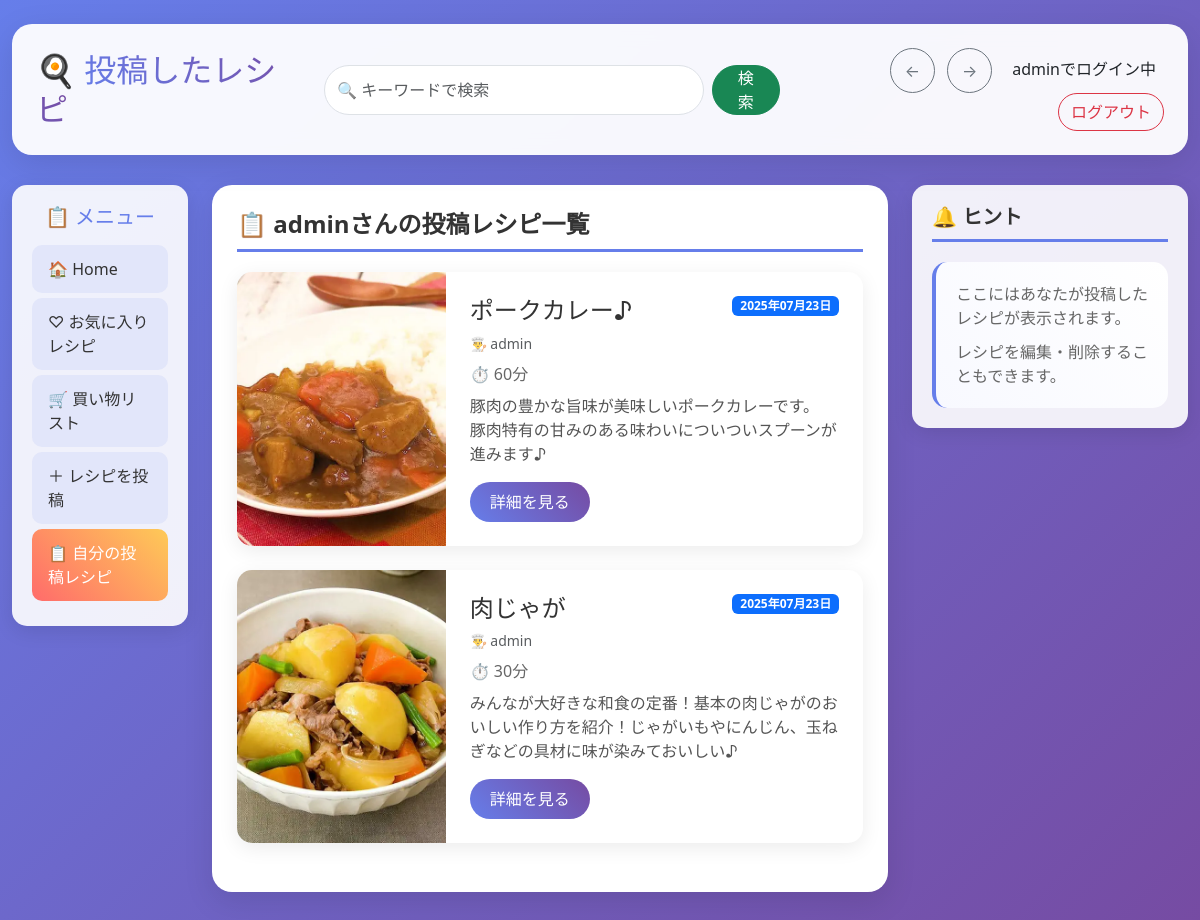
The app's page /my_recipes/ (signed in) with its own data.
### reciprs/models.py (models this page shows, shortened)
class Recipe(models.Model):
    title = models.CharField("タイトル", max_length=100)
    cooking_time = models.IntegerField("調理時間（分）")
    message = models.TextField("投稿者からの一言")
    image = models.ImageField("画像", upload_to='recipe_images/')
    created_at = models.DateTimeField(auto_now_add=True)
    author = models.ForeignKey(User, on_delete=models.CASCADE)
    favorited_by = models.ManyToManyField(User, related_name='favorite_recipes', blank=True)

### reciprs/views.py (the view)
# urls.py: path('my_recipes/', views.my_recipes, name='my_recipes'),
@login_required
def my_recipes(request):
    recipes = Recipe.objects.filter(author=request.user).order_by('-created_at')
    return render(request, 'reciprs/my_recipes.html', {'recipes': recipes})

### templates/reciprs/my_recipes.html (shortened to what this page needs)
{% load static %}
{% load django_bootstrap5 %}
<!DOCTYPE html>
<html lang="ja">
<head>
    {% bootstrap_css %}
</head>
<body class="main-bg">
<div class="container-fluid py-4">
    <div class="header-card p-4">
        <div class="row align-items-center">
            <div class="col-md-3">
                <h2 class="mb-0">🍳 <span style="background: linear-gradient(45deg, #667eea, #764ba2); -webkit-background-clip: text; -webkit-text-fill-color: transparent;">投稿したレシピ</span></h2>
            </div>
            <div class="col-md-5">
                <form class="d-flex" method="get" action="{% url 'search_recipes' %}">
                    <input type="search" name="q" class="form-control me-2" placeholder="🔍 キーワードで検索" value="{{ request.GET.q }}" style="border-radius: 25px;">
                    <button class="btn btn-success" type="submit" style="border-radius: 25px; padding: 0 20px;">検索</button>
                </form>
            </div>
            <div class="col-md-4 text-end">
                <button type="button" class="btn btn-outline-secondary me-2" onclick="history.back()" style="border-radius: 50%; width: 45px; height: 45px;">
                    ←
                </button>
                <button type="button" class="btn btn-outline-secondary me-3" onclick="history.forward()" style="border-radius: 50%; width: 45px; height: 45px;">
                    →
                </button>
                {% if user.is_authenticated %}
                    <span class="me-2">{{ user.username }}でログイン中</span>
                    <a href="{% url 'logout' %}" class="btn btn-outline-danger" style="border-radius: 20px;">ログアウト</a>
                {% else %}
                    <a href="{% url 'login' %}" class="btn btn-outline-primary me-2" style="border-radius: 20px;">ログイン</a>
                    <a href="{% url 'register' %}" class="btn btn-outline-secondary" style="border-radius: 20px;">新規登録</a>
                {% endif %}
            </div>
        </div>
    </div>
    <div class="row">
        <div class="col-md-2">
            <div class="sidebar-card">
                <h5 class="text-center mb-3" style="color: #667eea;">📋 メニュー</h5>
                <a href="{% url 'index' %}" class="nav-item">🏠 Home</a>
                <a href="{% url 'favorites' %}" class="nav-item">♡ お気に入りレシピ</a>
                <a href="{% url 'shopping_list' %}" class="nav-item">🛒 買い物リスト</a>
                <a href="{% url 'post_recipe' %}" class="nav-item">＋ レシピを投稿</a>
                <a href="{% url 'my_recipes' %}" class="nav-item active">📋 自分の投稿レシピ</a>
            </div>
        </div>
        <div class="col-md-7">
            <div class="content-card">
                <h4 class="section-title">📋 {{ user.username }}さんの投稿レシピ一覧</h4>
                {% for recipe in recipes %}
                    <div class="recipe-card mb-4">
                        <div class="row g-0">
                            <div class="col-md-4">
                                {% if recipe.image %}
                                    <img src="{{ recipe.image.url }}" class="img-fluid h-100" alt="レシピ画像" style="object-fit: cover; min-height: 200px;">
                                {% else %}
                                    <img src="{% static 'images/noimage.png' %}" class="img-fluid h-100" alt="画像なし" style="object-fit: cover; min-height: 200px;">
                                {% endif %}
                            </div>
                            <div class="col-md-8">
                                <div class="card-body p-4">
                                    <div class="d-flex justify-content-between align-items-start mb-2">
                                        <h4 class="card-title mb-0" style="color: #333;">{{ recipe.title }}</h4>
                                        <span class="badge bg-primary">{{ recipe.created_at|date:"Y年m月d日" }}</span>
                                    </div>
                                    <p class="text-muted mb-2" style="font-size: 14px;">👨‍🍳 {{ recipe.author.username }}</p>
                                    <p class="mb-2" style="color: #666;">⏱️ {{ recipe.cooking_time }}分</p>
                                    <p class="mb-3" style="color: #555;">{{ recipe.message|truncatechars:80 }}</p>
                                    <a href="{% url 'recipe_detail' recipe.id %}" class="btn btn-primary">詳細を見る</a>
                                </div>
                            </div>
                        </div>
                    </div>
                {% empty %}
                    <div class="empty-state">
                        <h5>📝 投稿したレシピはまだありません</h5>
                        <p>あなたの最初のレシピを投稿してみませんか？</p>
                        <a href="{% url 'post_recipe' %}" class="btn btn-primary" style="border-radius: 25px;">✨ レシピを投稿</a>
                    </div>
                {% endfor %}
            </div>
        </div>
        <div class="col-md-3">
            <div class="sidebar-card">
                <h5 class="section-title">🔔 ヒント</h5>
                <div class="hint-card">
                    <p style="color: #666; margin-bottom: 10px;">ここにはあなたが投稿したレシピが表示されます。</p>
                    <p style="color: #666; margin-bottom: 0;">レシピを編集・削除することもできます。</p>
                </div>
            </div>
        </div>
    </div>
</div>
</body>
</html>

### templates/reciprs/my_recipes.html (style rules this page uses)
.main-bg { background: linear-gradient(135deg, #667eea 0%, #764ba2 100%); min-height: 100vh; }
.header-card { background: rgba(255, 255, 255, 0.95); backdrop-filter: blur(10px); border-radius: 20px; box-shadow: 0 8px 32px rgba(0,0,0,0.1); margin-bottom: 30px; }
.sidebar-card { background: rgba(255, 255, 255, 0.9); border-radius: 15px; box-shadow: 0 5px 20px rgba(0,0,0,0.1); padding: 20px; }
.content-card { background: white; border-radius: 20px; box-shadow: 0 10px 30px rgba(0,0,0,0.1); padding: 25px; margin-bottom: 20px; }
.recipe-card { background: white; border-radius: 15px; box-shadow: 0 5px 20px rgba(0,0,0,0.08); transition: all 0.3s ease; overflow: hidden; }
.nav-item { padding: 12px 16px; margin: 5px 0; border-radius: 10px; transition: all 0.3s ease; color: #333; text-decoration: none; display: block; border: none; background: rgba(102, 126, 234, 0.1); }
.nav-item.active { background: linear-gradient(45deg, #ff6b6b, #feca57); color: white; }
.section-title { color: #333; font-weight: 600; margin-bottom: 20px; padding-bottom: 10px; border-bottom: 3px solid #667eea; }
.hint-card { background: linear-gradient(45deg, #f8f9ff, #fff); border-radius: 15px; padding: 20px; border-left: 4px solid #667eea; }
.btn-primary { background: linear-gradient(45deg, #667eea, #764ba2); border: none; border-radius: 20px; padding: 8px 20px; transition: all 0.3s ease; }

### records on screen
Recipe: image (picture), title "ポークカレー♪", created_at "2025年07月23日", author.username "admin", cooking_time "60", message "豚肉の豊かな旨味が美味しいポークカレーです。 豚肉特有の甘みのある味わいについついスプーンが進みます♪"
Recipe: image (picture), title "肉じゃが", created_at "2025年07月23日", author.username "admin", cooking_time "30", message "みんなが大好きな和食の定番！基本の肉じゃがのおいしい作り方を紹介！じゃがいもやにんじん、玉ねぎなどの具材に味が染みておいしい♪"

### other values on screen
{{ user.username }} "admin"
